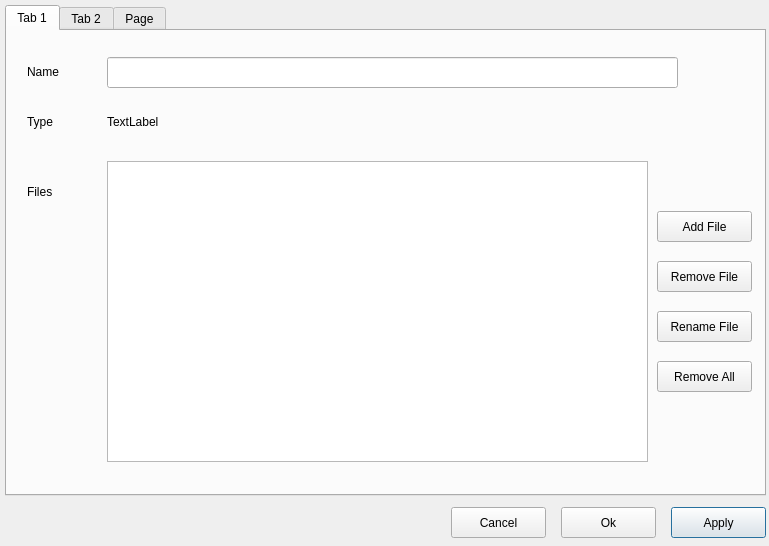
<?xml version="1.0" encoding="UTF-8"?>
<ui version="4.0">
 <class>Dialog</class>
 <widget class="QDialog" name="Dialog">
  <property name="geometry">
   <rect>
    <x>0</x>
    <y>0</y>
    <width>769</width>
    <height>546</height>
   </rect>
  </property>
  <property name="windowTitle">
   <string>Dialog</string>
  </property>
  <widget class="QPushButton" name="pushButton">
   <property name="geometry">
    <rect>
     <x>671</x>
     <y>507</y>
     <width>95</width>
     <height>31</height>
    </rect>
   </property>
   <property name="text">
    <string>Apply</string>
   </property>
  </widget>
  <widget class="QPushButton" name="pushButton_2">
   <property name="geometry">
    <rect>
     <x>561</x>
     <y>507</y>
     <width>95</width>
     <height>31</height>
    </rect>
   </property>
   <property name="text">
    <string>Ok</string>
   </property>
  </widget>
  <widget class="QTabWidget" name="tabWidget">
   <property name="geometry">
    <rect>
     <x>5</x>
     <y>5</y>
     <width>761</width>
     <height>491</height>
    </rect>
   </property>
   <property name="currentIndex">
    <number>0</number>
   </property>
   <widget class="QWidget" name="tab">
    <attribute name="title">
     <string>Tab 1</string>
    </attribute>
    <widget class="QPushButton" name="pushButton_3">
     <property name="geometry">
      <rect>
       <x>650</x>
       <y>330</y>
       <width>95</width>
       <height>31</height>
      </rect>
     </property>
     <property name="text">
      <string>Remove All</string>
     </property>
    </widget>
    <widget class="QPushButton" name="pushButton_4">
     <property name="geometry">
      <rect>
       <x>650</x>
       <y>230</y>
       <width>95</width>
       <height>31</height>
      </rect>
     </property>
     <property name="text">
      <string>Remove File</string>
     </property>
    </widget>
    <widget class="QLabel" name="label_4">
     <property name="geometry">
      <rect>
       <x>20</x>
       <y>150</y>
       <width>67</width>
       <height>21</height>
      </rect>
     </property>
     <property name="text">
      <string>Files</string>
     </property>
    </widget>
    <widget class="QLabel" name="label">
     <property name="geometry">
      <rect>
       <x>20</x>
       <y>30</y>
       <width>67</width>
       <height>21</height>
      </rect>
     </property>
     <property name="text">
      <string>Name</string>
     </property>
    </widget>
    <widget class="QLabel" name="label_2">
     <property name="geometry">
      <rect>
       <x>20</x>
       <y>80</y>
       <width>67</width>
       <height>21</height>
      </rect>
     </property>
     <property name="text">
      <string>Type</string>
     </property>
    </widget>
    <widget class="QLineEdit" name="lineEdit">
     <property name="geometry">
      <rect>
       <x>100</x>
       <y>26</y>
       <width>571</width>
       <height>31</height>
      </rect>
     </property>
    </widget>
    <widget class="QLabel" name="label_3">
     <property name="geometry">
      <rect>
       <x>100</x>
       <y>80</y>
       <width>381</width>
       <height>21</height>
      </rect>
     </property>
     <property name="text">
      <string>TextLabel</string>
     </property>
    </widget>
    <widget class="QPushButton" name="pushButton_5">
     <property name="geometry">
      <rect>
       <x>650</x>
       <y>180</y>
       <width>95</width>
       <height>31</height>
      </rect>
     </property>
     <property name="text">
      <string>Add File</string>
     </property>
    </widget>
    <widget class="QListView" name="listView">
     <property name="geometry">
      <rect>
       <x>100</x>
       <y>130</y>
       <width>541</width>
       <height>301</height>
      </rect>
     </property>
    </widget>
    <widget class="QPushButton" name="pushButton_6">
     <property name="geometry">
      <rect>
       <x>650</x>
       <y>280</y>
       <width>95</width>
       <height>31</height>
      </rect>
     </property>
     <property name="text">
      <string>Rename File</string>
     </property>
    </widget>
   </widget>
   <widget class="QWidget" name="tab_2">
    <attribute name="title">
     <string>Tab 2</string>
    </attribute>
    <widget class="QLineEdit" name="lineEdit_2">
     <property name="geometry">
      <rect>
       <x>110</x>
       <y>410</y>
       <width>640</width>
       <height>31</height>
      </rect>
     </property>
    </widget>
    <widget class="QLabel" name="label_5">
     <property name="geometry">
      <rect>
       <x>10</x>
       <y>413</y>
       <width>91</width>
       <height>21</height>
      </rect>
     </property>
     <property name="text">
      <string>GCC Comand</string>
     </property>
    </widget>
    <widget class="QLineEdit" name="lineEdit_3">
     <property name="geometry">
      <rect>
       <x>150</x>
       <y>90</y>
       <width>321</width>
       <height>31</height>
      </rect>
     </property>
    </widget>
    <widget class="QCheckBox" name="checkBox_2">
     <property name="geometry">
      <rect>
       <x>480</x>
       <y>40</y>
       <width>241</width>
       <height>26</height>
      </rect>
     </property>
     <property name="text">
      <string>Support all C89 features (-ansi)</string>
     </property>
    </widget>
    <widget class="QCheckBox" name="checkBox_3">
     <property name="geometry">
      <rect>
       <x>480</x>
       <y>10</y>
       <width>261</width>
       <height>26</height>
      </rect>
     </property>
     <property name="text">
      <string>Treats warning as errors(-Werror)</string>
     </property>
    </widget>
    <widget class="QCheckBox" name="checkBox_4">
     <property name="geometry">
      <rect>
       <x>10</x>
       <y>10</y>
       <width>301</width>
       <height>26</height>
      </rect>
     </property>
     <property name="text">
      <string>Compile only, do not assemble or link(-S)</string>
     </property>
    </widget>
    <widget class="QCheckBox" name="checkBox_5">
     <property name="geometry">
      <rect>
       <x>480</x>
       <y>70</y>
       <width>271</width>
       <height>26</height>
      </rect>
     </property>
     <property name="text">
      <string>Compile and assemble, do not link(-c)</string>
     </property>
    </widget>
    <widget class="QCheckBox" name="checkBox_6">
     <property name="geometry">
      <rect>
       <x>10</x>
       <y>50</y>
       <width>421</width>
       <height>26</height>
      </rect>
     </property>
     <property name="text">
      <string>Disable use of inline, asm and typeof as keywords(-fno-asm)</string>
     </property>
    </widget>
    <widget class="QCheckBox" name="checkBox_7">
     <property name="geometry">
      <rect>
       <x>10</x>
       <y>90</y>
       <width>131</width>
       <height>26</height>
      </rect>
     </property>
     <property name="text">
      <string>Define Symbols</string>
     </property>
    </widget>
    <widget class="QCheckBox" name="checkBox_8">
     <property name="geometry">
      <rect>
       <x>480</x>
       <y>100</y>
       <width>191</width>
       <height>31</height>
      </rect>
     </property>
     <property name="text">
      <string>Optimize with level (-O)</string>
     </property>
    </widget>
    <widget class="QSpinBox" name="spinBox">
     <property name="geometry">
      <rect>
       <x>670</x>
       <y>100</y>
       <width>59</width>
       <height>31</height>
      </rect>
     </property>
    </widget>
    <widget class="QCheckBox" name="checkBox">
     <property name="geometry">
      <rect>
       <x>10</x>
       <y>130</y>
       <width>411</width>
       <height>26</height>
      </rect>
     </property>
     <property name="text">
      <string>Add Directories to compiler search paths ( -B &lt;directory&gt;)</string>
     </property>
    </widget>
    <widget class="QPushButton" name="pushButton_9">
     <property name="geometry">
      <rect>
       <x>620</x>
       <y>260</y>
       <width>95</width>
       <height>31</height>
      </rect>
     </property>
     <property name="text">
      <string>Remove</string>
     </property>
    </widget>
    <widget class="QPushButton" name="pushButton_8">
     <property name="geometry">
      <rect>
       <x>620</x>
       <y>200</y>
       <width>95</width>
       <height>31</height>
      </rect>
     </property>
     <property name="text">
      <string>Add </string>
     </property>
    </widget>
    <widget class="QListView" name="listView_2">
     <property name="geometry">
      <rect>
       <x>10</x>
       <y>160</y>
       <width>591</width>
       <height>181</height>
      </rect>
     </property>
    </widget>
    <widget class="QLineEdit" name="lineEdit_7">
     <property name="geometry">
      <rect>
       <x>110</x>
       <y>360</y>
       <width>640</width>
       <height>31</height>
      </rect>
     </property>
    </widget>
    <widget class="QLabel" name="label_9">
     <property name="geometry">
      <rect>
       <x>10</x>
       <y>350</y>
       <width>91</width>
       <height>41</height>
      </rect>
     </property>
     <property name="text">
      <string>Other Arguments</string>
     </property>
     <property name="wordWrap">
      <bool>true</bool>
     </property>
    </widget>
   </widget>
   <widget class="QWidget" name="tab_3">
    <attribute name="title">
     <string>Page</string>
    </attribute>
    <widget class="QLabel" name="label_6">
     <property name="geometry">
      <rect>
       <x>10</x>
       <y>70</y>
       <width>67</width>
       <height>21</height>
      </rect>
     </property>
     <property name="text">
      <string>Parameters</string>
     </property>
    </widget>
    <widget class="QLineEdit" name="lineEdit_4">
     <property name="geometry">
      <rect>
       <x>140</x>
       <y>60</y>
       <width>601</width>
       <height>31</height>
      </rect>
     </property>
    </widget>
    <widget class="QCheckBox" name="checkBox_9">
     <property name="geometry">
      <rect>
       <x>10</x>
       <y>410</y>
       <width>191</width>
       <height>26</height>
      </rect>
     </property>
     <property name="text">
      <string>Run on external console</string>
     </property>
    </widget>
    <widget class="QLabel" name="label_8">
     <property name="geometry">
      <rect>
       <x>10</x>
       <y>370</y>
       <width>121</width>
       <height>21</height>
      </rect>
     </property>
     <property name="text">
      <string>Current Directory</string>
     </property>
    </widget>
    <widget class="QLineEdit" name="lineEdit_5">
     <property name="geometry">
      <rect>
       <x>140</x>
       <y>370</y>
       <width>601</width>
       <height>31</height>
      </rect>
     </property>
    </widget>
    <widget class="QLabel" name="label_10">
     <property name="geometry">
      <rect>
       <x>10</x>
       <y>20</y>
       <width>121</width>
       <height>21</height>
      </rect>
     </property>
     <property name="text">
      <string>Output Directory</string>
     </property>
    </widget>
    <widget class="QLineEdit" name="lineEdit_6">
     <property name="geometry">
      <rect>
       <x>140</x>
       <y>14</y>
       <width>601</width>
       <height>31</height>
      </rect>
     </property>
    </widget>
    <widget class="QPushButton" name="pushButton_10">
     <property name="geometry">
      <rect>
       <x>620</x>
       <y>200</y>
       <width>95</width>
       <height>31</height>
      </rect>
     </property>
     <property name="text">
      <string>Add</string>
     </property>
    </widget>
    <widget class="QLabel" name="label_7">
     <property name="geometry">
      <rect>
       <x>10</x>
       <y>114</y>
       <width>181</width>
       <height>21</height>
      </rect>
     </property>
     <property name="text">
      <string>Environment Variables</string>
     </property>
    </widget>
    <widget class="QPushButton" name="pushButton_11">
     <property name="geometry">
      <rect>
       <x>620</x>
       <y>240</y>
       <width>95</width>
       <height>31</height>
      </rect>
     </property>
     <property name="text">
      <string>Remove</string>
     </property>
    </widget>
    <widget class="QTableWidget" name="tableWidget">
     <property name="geometry">
      <rect>
       <x>10</x>
       <y>140</y>
       <width>581</width>
       <height>211</height>
      </rect>
     </property>
    </widget>
   </widget>
  </widget>
  <widget class="QPushButton" name="pushButton_7">
   <property name="geometry">
    <rect>
     <x>451</x>
     <y>507</y>
     <width>95</width>
     <height>31</height>
    </rect>
   </property>
   <property name="text">
    <string>Cancel</string>
   </property>
  </widget>
 </widget>
 <resources/>
 <connections/>
</ui>
